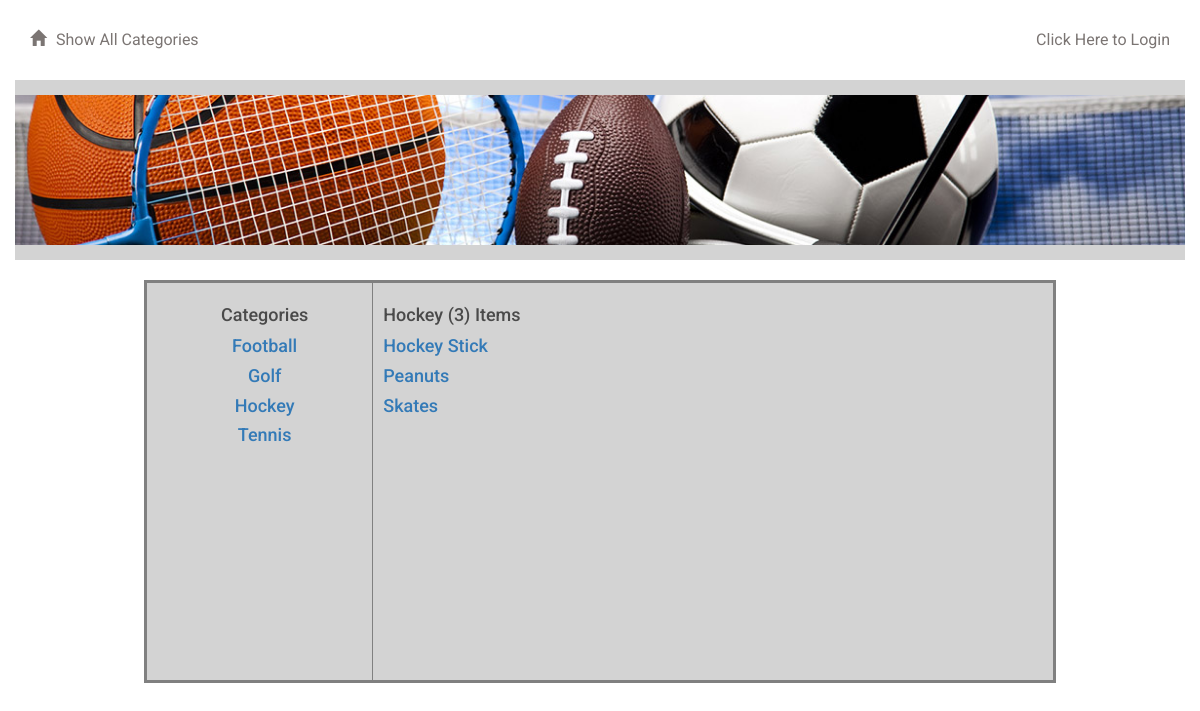
Screenshot of /category/3/ with the database file from the repository.
### database_setup.py (models this page shows, shortened)
class Category(Base):
    __tablename__ = 'category'
    id = Column(Integer, primary_key=True)
    name = Column(String(250), nullable=False)
    user_id = Column(Integer, ForeignKey('user.id'))
    user = relationship(User)

class Item(Base):
    __tablename__ = 'item'
    name = Column(String(80), nullable=False)
    id = Column(Integer, primary_key=True)
    description = Column(String(250))
    create_dttm = Column(String(23))
    category_id = Column(Integer, ForeignKey('category.id'))
    category = relationship(Category)
    user_id = Column(Integer, ForeignKey('user.id'))
    user = relationship(User)

### project.py (the view)
@app.route('/category/<int:category_id>/')
def showCategoryItem(category_id):
    categories = session.query(Category).order_by(asc(Category.name))
    items = session.query(Item).order_by(asc(Item.name)) \
        .filter_by(category_id=category_id).all()
    for item in items:
        cat_name = item.category.name
    itemcnt = "(" + str(session.query(Item)
                        .filter_by(category_id=category_id).count()) + ")"
    splash_scrn = '0'
    if 'username' not in login_sess:
        return render_template('categorypublic.html', categories=categories,
                               items=items, itemcnt=itemcnt, cat_name=cat_name)
    else:
        return render_template('category.html', categories=categories,
                               items=items, itemcnt=itemcnt, cat_name=cat_name)

### templates/categorypublic.html (shortened to what this page needs)
{% extends "main.html" %}
{% block content %}
{% include "header.html" %}
	<div class="row divider blue">
		<div class="col-md-12"></div>
	</div>
	<div class="row banner main">
		<div class="col-md-1"></div>
		<div class="col-md-11 padding-none">
		</div>
	</div>
	<div class="row divider blue">
		<div class="col-md-12"></div>
	</div>
<br>
<table align="center" style="width:80%"  border = "3" cellspacing="2" bordercolor="gray" >
	<tr height="400" bgcolor="lightgray">
		<td width="25%" valign="top">
			<div align="center" style="margin-left:10px";>
          	{% if splash_scrn == '1' %}
					    <h3> Categories </h3>
		        {% else %}
			        <h3> Categories </h3>
			      {% endif %}
	         {% for category in categories %}
		        <a href = "{{url_for('showCategoryItem', category_id = category.id)}}">
						<h4>{{category.name}}</h4>
		        </a>
		        {% endfor %}
		    </div>
	</td>
		<td width="75%" valign="top">
	<div align="left" valign="top" style="margin-left:10px";>
            {% if splash_scrn == '1' %}
					    <h3> Most Recently Added {{itemcnt}} Items </h3>
		        {% else %}
			        <h3> {{cat_name}}  {{itemcnt}} Items </h3>
			      {% endif %}
	{% for item in items %}
		<a href = "{{url_for('showItem', item_id = item.id)}}">
						{% if splash_scrn == '1' %}
					    <h4> {{item.name}} ({{item.category.name}}) </h4>
		        {% else %}
			        <h4> {{item.name}} </h4>
			      {% endif %}
		</a>
		{% endfor %}
	</div>
	</td>
</tr>
{% endblock %}

### static/styles.css (style rules this page uses)
* { font-family: "Helvetica Neue Bold", Roboto, Helvetica, Arial, sans-serif; font-weight: 700; }
h3 { font-size: 18px; color: #4A4A4A; line-height: 23px; }
table { table-layout: fixed; }
.padding-none { padding: 0; }
.divider { height: 15px; }
.divider.blue { background-color: lightgray; }
.banner.main { height: 150px; background: url("/static/top-banner.jpg"); background-position: right; background-repeat: no-repeat; background-size: cover; }

### rows the page displays
Category: name "Football"
Category: name "Golf"
Category: name "Hockey"
Category: name "Tennis"
Item: name "Hockey Stick"
Item: name "Peanuts"
Item: name "Skates"

### other values shown
{{ itemcnt }} "(3)"
